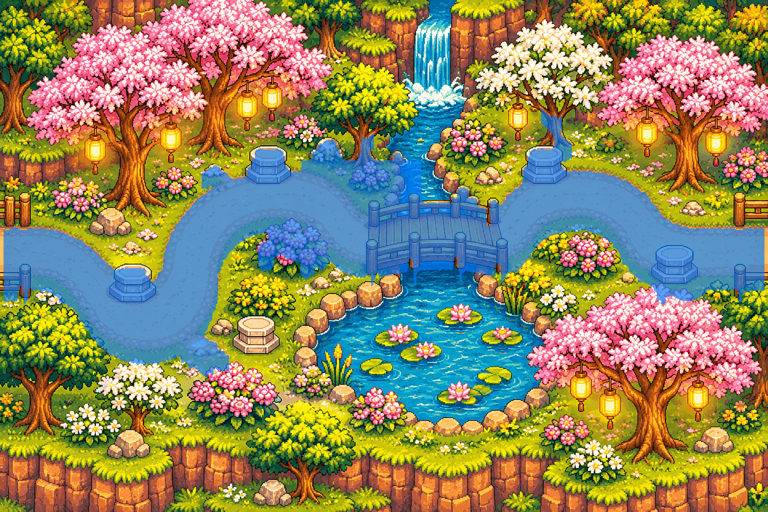
#> input picture docs/screens-jogo/_wm-bosque.png, 768 x 512 px, given in place of vila.png, which was not available
$ python walk_mask.py
#> lines starting #> are read from the running program, lines starting #| are printed output that depends on the picture; after the words box and inside, x2 and y2 are one past the last pixel; in counts of white or black regions, pixels touching at a corner belong together
#!/usr/bin/env python3
# Gera a MÁSCARA CAMINHÁVEL de uma fase a partir da arte (feedback JOs 40/42):
# o avatar só anda onde há calçamento (vila) / trilha+ponte (bosque), com folga
# pequena nas bordas; obstáculos sobre o piso (postes, bancos, caixa de correio,
# pedras) viram buracos (não-caminháveis) naturalmente — não são cor de piso.
# Saída: public/game/mapas/<fase>.walk.png (alpha 255 = caminhável).
# Uso (WSL): python3 scripts/game/walk_mask.py vila
import sys, numpy as np
from PIL import Image
from scipy import ndimage

def gen(name, floor_fn, close_it, erode_it, stamps=(), rects=(), down=0):
#> called with name = 'vila', close_it = 4, erode_it = 6, rects = (), down = 0
    im = Image.open(f"public/game/mapas/{name}.png").convert("RGB")
#> im is the input picture: PIL image 768x512 RGB; mean R, G, B 143.3, 134.8, 94.1
    a = np.asarray(im).astype(np.int16); H, W = a.shape[:2]
#> after `H, W = a.shape[:2]`: H = 512; W = 768
    R, G, B = a[..., 0], a[..., 1], a[..., 2]
    mx = np.maximum(np.maximum(R, G), B); mn = np.minimum(np.minimum(R, G), B); sat = mx - mn
#> after `mn = np.minimum(np.minimum(R, G), B)`:
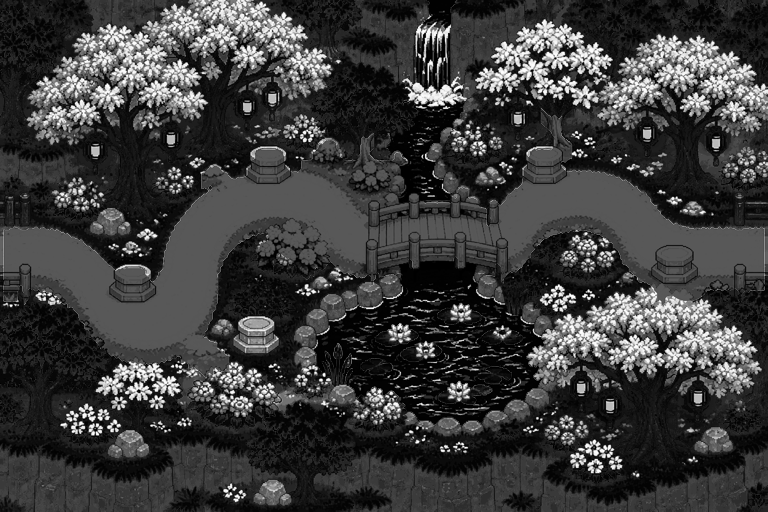
#> mn: shape (512, 768) int16; min 0, max 255, mean 60.3
#> after `sat = mx - mn`:
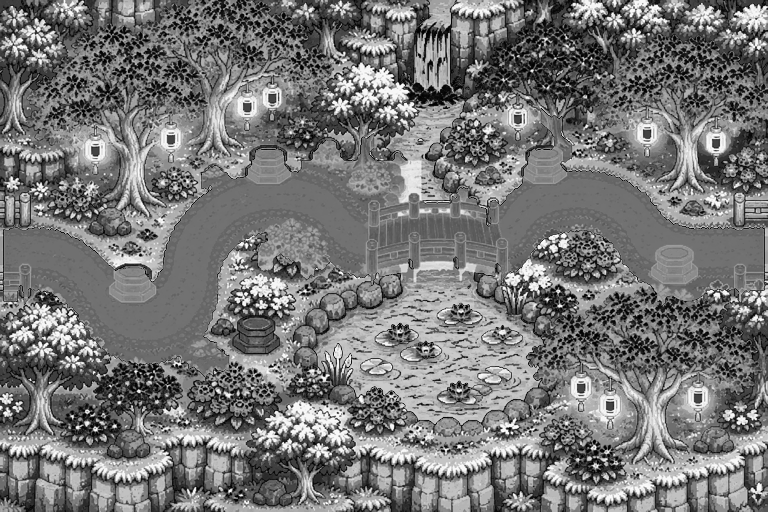
#> sat: shape (512, 768) int16; min 0, max 255, mean 118.7
    floor = floor_fn(R, G, B, sat, mn)
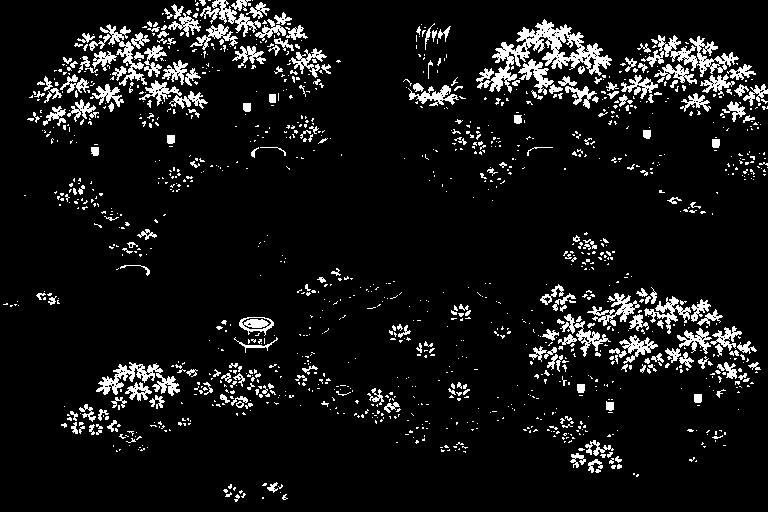
#> floor: shape (512, 768) bool; 8.3% white; 1315 white regions (1081 under 20 px), largest, box (x1, y1, x2, y2) and area: (476, 19, 612, 93) 2853, (641, 35, 739, 77) 1262, (96, 362, 180, 396) 1016
    for (x0, y0, x1, y1) in rects:  # força piso onde o threshold falha (ex. ponte)
        floor[y0:y1, x0:x1] = True
    m = ndimage.binary_closing(floor, iterations=close_it)   # enche o rejunte -> piso sólido
#> m: shape (512, 768) bool; 15.4% white; 315 white regions (232 under 20 px), largest, box (x1, y1, x2, y2) and area: (27, 4, 331, 136) 15728, (476, 19, 764, 131) 14103, (529, 284, 761, 390) 10405
    lbl, n = ndimage.label(m)
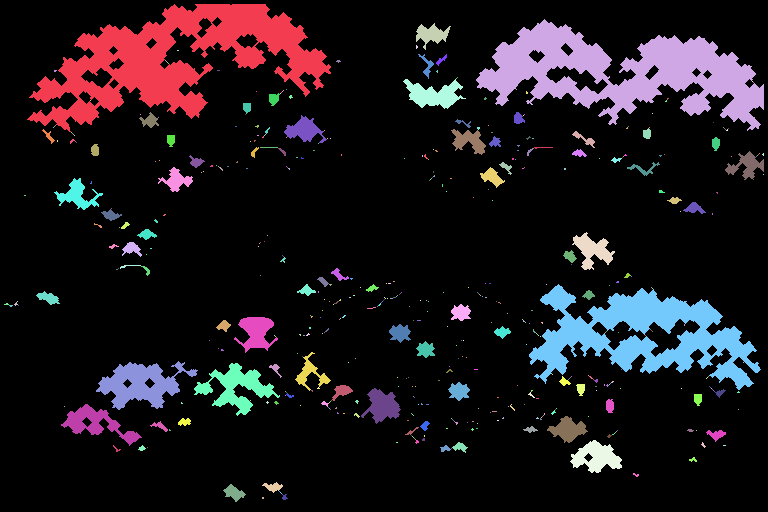
#> lbl: shape (512, 768) int32; 496 distinct labels, from 0 to 495; one colour per label, 0 black
#> n = 495
    sizes = ndimage.sum(np.ones_like(lbl), lbl, range(1, n + 1))
#> sizes = 495 values, max 15716 at index 0, min 1 at index 7, mean 122.7
    m = (lbl == 1 + int(np.argmax(sizes)))                   # maior componente = o piso
#> m: shape (512, 768) bool; 4% white; 1 white region, box (x1, y1, x2, y2) and area: (27, 4, 331, 132) 15716
    if down:  # estende o piso PRA BAIXO: os pés (sprite.y+~36) pisam abaixo do centro
        sh = m.copy()
        for dy in range(1, down + 1):
            sh[dy:, :] |= m[:H - dy, :]
        m = sh
    walk = ndimage.binary_erosion(m, iterations=erode_it)    # folga + engorda obstáculos
#> walk: shape (512, 768) bool; 1.7% white; 7 white regions, largest, box (x1, y1, x2, y2) and area: (82, 10, 322, 112) 5809, (65, 61, 88, 92) 283, (90, 87, 117, 106) 189
    yy, xx = np.ogrid[:H, :W]
#> yy = 512 values from 0 to 511
    for (x, y, r) in stamps:                                  # garante pontos (spawn, recuos)
        walk |= ((xx - x) ** 2 + (yy - y) ** 2) <= r * r
        walk &= m | (((xx - x) ** 2 + (yy - y) ** 2) <= r * r)  # recuo só dentro do piso bruto
#> this loop made 1 pass
#> pass 1, in gen, `walk |= ((xx - x) ** 2 + (yy - y) ** 2) <= r * r`:
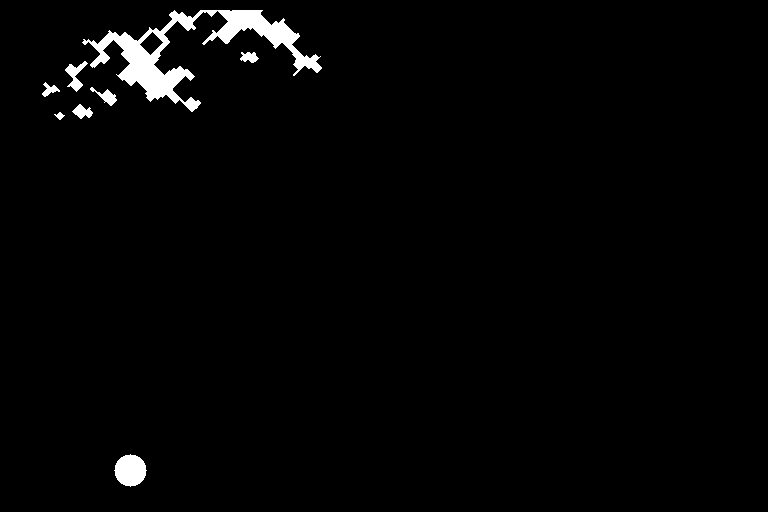
#> walk: shape (512, 768) bool; 1.9% white; 8 white regions, largest, box (x1, y1, x2, y2) and area: (82, 10, 322, 112) 5809, (114, 454, 147, 487) 797, (65, 61, 88, 92) 283
    out = np.zeros((H, W, 4), np.uint8); out[..., 3] = (walk * 255).astype(np.uint8)
#> after `out[..., 3] = (walk * 255).astype(np.uint8)`:
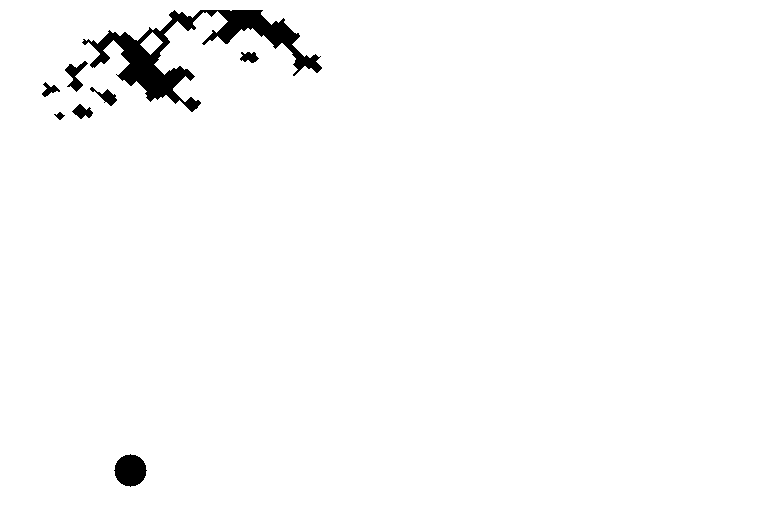
#> out: shape (512, 768, 4); mean of channels 0, 1, 2, 3 0, 0, 0, 4.9; transparent parts drawn white
    Image.fromarray(out, "RGBA").save(f"public/game/mapas/{name}.walk.png")
    # overlay de conferência
    ov = np.asarray(im).copy(); ov[walk] = (ov[walk] * 0.35 + np.array([0, 120, 255]) * 0.65).astype(np.uint8)
#> after `ov[walk] = (ov[walk] * 0.35 + np.array([0, 120, 255]) * 0.65).astype(n`:
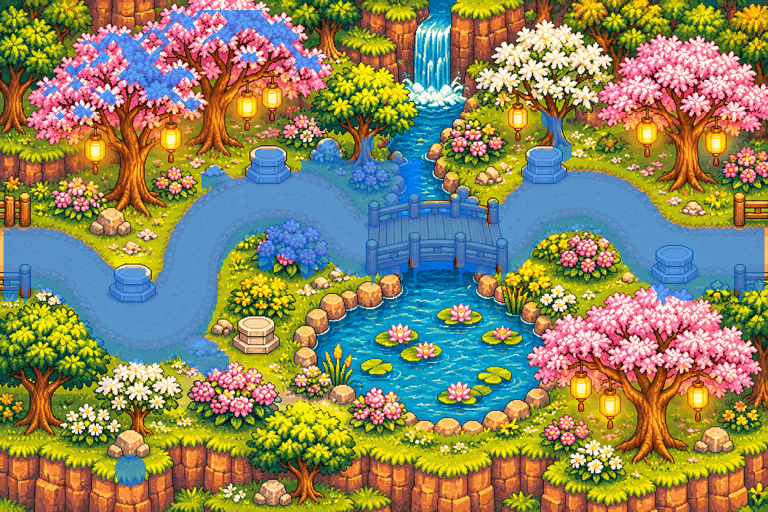
#> ov: shape (512, 768, 3); 1.92% of pixels changed, all inside (x1, y1, x2, y2) = (42, 10, 322, 487)
    Image.fromarray(ov).resize((768, 512)).save(f"docs/screens-jogo/_wm-{name}.png")
    print(f"{name}: cobertura {100*walk.mean():.1f}%  -> {name}.walk.png")
#| vila: cobertura 1.9%  -> vila.walk.png

CFG = {
    "vila": dict(
        floor_fn=lambda R, G, B, sat, mn: (R >= 200) & (G >= 160) & (B >= 145) & (sat <= 105) & (R >= B - 12),
        close_it=4, erode_it=6,
        stamps=[(130, 470, 16)],   # spawn
    ),
    # Bosque: trilha de areia (laranja: R bem > G, B baixo) + ponte (retângulo) +
    # recuo em cada pedestal pra interagir. Grama/água/árvores bloqueadas.
    # Item 44: a SOLA pisa direto na máscara (sem compensação `down`); stamps nas
    # posições reais do spawn/pedestais (world.ts).
    "bosque": dict(
        floor_fn=lambda R, G, B, sat, mn: (R >= 198) & ((R - G) >= 42) & (B <= 135),
        close_it=4, erode_it=3,
        rects=[(600, 318, 846, 470)],      # ponte de madeira
        stamps=[(130, 560, 22),            # spawn
                (255, 560, 44), (540, 330, 44), (505, 655, 44),
                (1090, 330, 44), (1375, 520, 44)],  # recuos dos 5 pedestais
    ),
}

if __name__ == "__main__":
    name = sys.argv[1] if len(sys.argv) > 1 else "vila"
    gen(name, **CFG[name])
